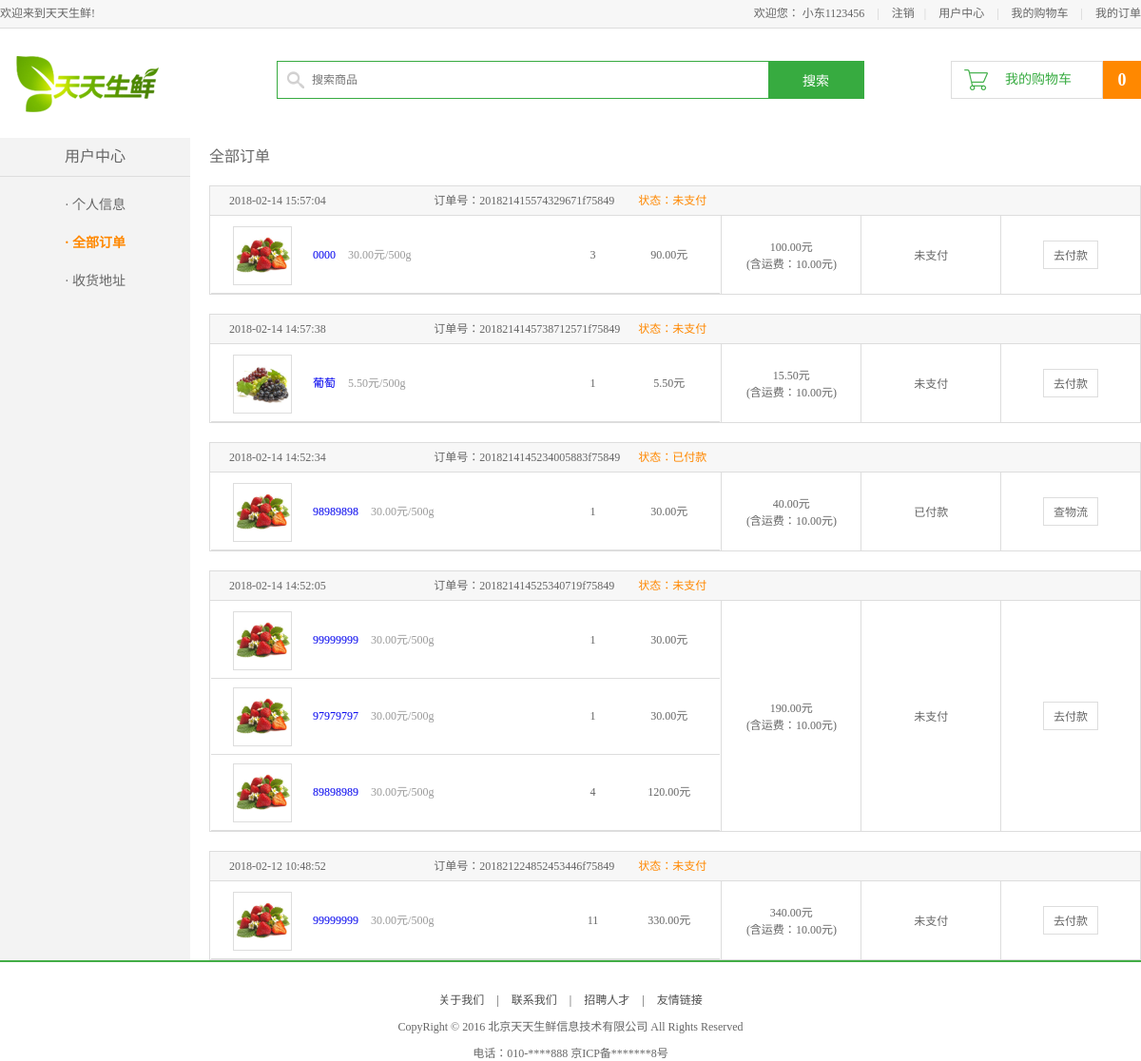
Page /user/order/ (signed in) on the committed database.
### df_user/models.py (models this page shows, shortened)
class UserInfo(models.Model):
    uname = models.CharField(max_length=20, unique=True)
    _upwd = models.CharField(max_length=40)
    nikename = models.CharField(max_length=20, default='')
    uemail = models.EmailField(default='', unique=True)
    uphone = models.CharField(max_length=11, default='')
    verify_p = models.BooleanField(default=False)
    verify_e = models.BooleanField(default=False)
    default_addr = models.OneToOneField("AddressInfo", related_name='_user', null=True)
    @property
    def upwd(self):
        return self._upwd

### df_order/models.py (models this page shows, shortened)
class Order(models.Model):
    order_id = models.CharField(max_length=30, primary_key=True)
    user = models.ForeignKey("df_user.UserInfo")
    count = models.IntegerField()
    total = models.DecimalField(max_digits=5, decimal_places=2,verbose_name='实付')
    fare = models.DecimalField(max_digits=5, decimal_places=2, verbose_name='运费')
    area = models.ForeignKey('df_user.AreaInfo', null=True)
    address = models.CharField(max_length=256)
    phone = models.CharField(max_length=11)
    receiver = models.CharField(max_length=20)
    ctime = models.DateTimeField(auto_now_add=True)
    order_status_choices = (
        (0, '未支付'),
        (1, '已付款'),
        (2, '已发货'),
        (3, '已收货'),
        (4, '已完成'),
    )
    status = models.SmallIntegerField(choices=order_status_choices)
    isDelete = models.BooleanField(default=False)
    objects = BaseManager()
    old_objects = models.Manager()
    def __init__(self, *args, **kwargs):
        uid = kwargs['user'].id if 'user' in kwargs else kwargs.get('user_id')
        kwargs['order_id'] = self.gen_order_id(uid)
        super(Order, self).__init__(*args, **kwargs)
    def gen_order_id(self, uid):
        m = hashlib.md5()
        m.update(str(uid).encode())
        ustr = m.hexdigest()[-7:-1]
        d = datetime.datetime.now()
        timestr = '%s%s%s%s%s%s%s' % (d.year, d.month, d.day, d.hour, d.minute, d.second, str(d.microsecond).rjust(6, '0'))
        return ''.join([timestr, ustr])
    class Meta:
        ordering = ['-ctime']

class OrderDetail(models.Model):
    order = models.ForeignKey("Order")
    goods = models.ForeignKey("df_goods.GoodsInfo")
    count = models.IntegerField()
    price = models.DecimalField(max_digits=5, decimal_places=2)
    unit = models.CharField(max_length=20)
    isDelete = models.BooleanField(default=False)
    objects = BaseManager()
    old_objects = models.Manager()
    @property
    def total(self):
        return self.price*self.count

### df_goods/models.py (models this page shows, shortened)
class GoodsInfo(models.Model):
    gtitle = models.CharField(max_length=20)
    gpic = models.ImageField(upload_to='df_goods')
    gprice = models.DecimalField(max_digits=5, decimal_places=2)
    gunit = models.CharField(max_length=20, default='500g')
    gclick = models.IntegerField(default=0)
    gsummary = models.CharField(max_length=256)
    gstorage = models.IntegerField()
    gwarning = models.IntegerField(default=50)
    gcontent = HTMLField()
    gbig_pic = models.ImageField(upload_to='df_goods')
    up_time = models.DateField(auto_now_add=True)
    isDelete = models.BooleanField(default=False)
    gtype = models.ForeignKey("TypeInfo")
    gtags = models.ManyToManyField('TagInfo', blank=True)
    objects = BaseManager()
    old_objects = models.Manager()
    class Meta:
        ordering = ['-id']

### df_user/decorators.py (the view)
    def wrapper(request, *args, **kwargs):
        user_id = request.session.get('user_id')
        if user_id:
            user_obj = models.UserInfo.objects.get(pk=user_id)
            request.df_user = user_obj
            return func(request, *args, **kwargs)
        else:
            next_url = request.get_full_path()
            print('in de next_url:', next_url)
            url = '?'.join([resolve_url('login'), 'next_url=%s' % urlsafe_base64_encode(next_url.encode()).decode()])
            print('in de url:', url)
            return redirect(url)

### base_manager.py (called while the page is built)
    def get_queryset(self):
        return super(BaseManager, self).get_queryset().filter(isDelete=False)

### df_user/templatetags/order_page_handler.py (called while the page is built, shortened)
@register.simple_tag
def order_page_handler(page_obj):
    page_count = page_obj.paginator.num_pages
    page_num = 10
    current_page = page_obj.number
    return ''

### df_user/views.py (called while the page is built)
@require_login
def order(request):
    pid = request.GET.get('p', 1)
    pid = int(pid)
    orders = Order.objects.filter(user=request.df_user)
    p = Paginator(orders, 5)
    if pid > p.num_pages or pid < 1:
        pid = 1
    page = p.page(pid)
    if pid == p.num_pages:
        page.next = 0
    else:
        page.next = page.next_page_number()
    if pid == 1:
        page.prev = 0
    else:
        page.prev = page.previous_page_number()
    context = {
        'user': request.df_user,
        'page': page,
    }
    return render(request, 'df_user/user_center_order.html', context)

### templates/df_user/user_center_order.html (shortened to what this page needs)
{% extends 'df_user/base_user.html' %}
{% load order_page_handler %}
{% block right_content %}
    <div class="right_content clearfix">
        <h3 class="common_title2">全部订单</h3>
        {% if page.paginator.count == 0 %}
            <div style="text-align: center">您还没有订单！ <a href="{% url 'index' %}">去主页</a></div>
        {% else %}
            {% for order in page.object_list %}
                <ul class="order_list_th w978 clearfix">
                    <li class="col01">{{ order.ctime|date:"Y-m-d H:i:s" }}</li>
                    <li class="col02">订单号：{{ order.order_id }}</li>
                    <li class="col02 stress">状态：{{ order.get_status_display }}</li>
                </ul>
                <table class="order_list_table w980">
                    <tbody>
                    <tr>
                        <td width="55%">
                            {% for detail in order.orderdetail_set.all %}
                                <ul class="order_goods_list clearfix">
                                    <li class="col01"><a href="{% url 'detail' detail.id %}"><img src="/static/{{ detail.goods.gpic }}"></a></li>
                                    <li class="col02"><a href="{% url 'detail' detail.id %}">{{ detail.goods.gtitle }}</a>
                                        <em>{{ detail.price }}元/{{ detail.unit }}</em></li>
                                    <li class="col03">{{ detail.count }}</li>
                                    <li class="col04">{{ detail.total }}元</li>
                                </ul>
                            {% endfor %}
                        </td>
                        <td width="15%">
                            {{ order.total }}元
                            <br>
                            (含运费：{{ order.fare }}元)
                        </td>
                        <td width="15%">{{ order.get_status_display }}</td>
                        <td width="15%"><a href="#" class="oper_btn">
                            {% if order.status == 0 %}
                                去付款
                            {% else %}
                                查物流
                            {% endif %}
                        </a></td>
                    </tr>
                    </tbody>
                </table>
            {% endfor %}
        {% endif %}
    </div>
{% endblock %}

### templates/base_top.html
{% extends 'base.html' %}
{% load static %}
{% block top %}
    {% if page_name == 'site' %}
        <div class="header_con">
            <div class="header">
                <div class="welcome fl">欢迎来到天天生鲜!</div>
                <div class="fr">
                    {% if user %}
                        <div class="login_info fl login_btn">
                            欢迎您：<em>
                                {% if user.nikename %}
                                    <a href="{% url 'info' %}">{{ user.nikename }}</a>
                                {% else %}
                                    <a href="{% url 'info' %}">{{ user.uname }}</a>
                                {% endif %}
                            </em>
                            <span>|</span>
                            <a href="{% url 'logout' %}">注销</a>
                        </div>
                    {% else %}
                        <div class="login_btn fl">
                            <a href="{% url 'login' %}">登录</a>
                            <span>|</span>
                            <a href="{% url 'register' %}">注册</a>
                        </div>
                    {% endif %}
                    <div class="user_link fl">
                        <span>|</span>
                        <a href="{% url 'info' %}">用户中心</a>
                        <span>|</span>
                        <a href="{% url 'cart' %}">我的购物车</a>
                        <span>|</span>
                        <a href="{% url 'order' %}">我的订单</a>
                    </div>
                </div>
            </div>
        </div>
        <div class="search_bar clearfix">
            <a href="{% url 'index' %}" class="logo fl"><img src="{% static 'images/logo.png' %}"></a>
            <div class="sub_page_name fl">|&nbsp;&nbsp;&nbsp;&nbsp;用户中心</div>
            <div class="search_con fr">
                 <form method='get' action="/search/" target="_blank">
                    <input type="text" class="input_text fl" name="q" placeholder="搜索商品">
                    <input type="submit" class="input_btn fr" name="" value="搜索">
                </form>
            </div>
        </div>
    {% else %}
        <div class="header_con">
            <div class="header">
                <div class="welcome fl">欢迎来到天天生鲜!</div>
                <div class="fr">
                   {% if user %}
                        <div class="login_info fl login_btn">
                            欢迎您：<em>
                                {% if user.nikename %}
                                    <a href="{% url 'info' %}">{{ user.nikename }}</a>
                                {% else %}
                                    <a href="{% url 'info' %}">{{ user.uname }}</a>
                                {% endif %}
                            </em>
                            <span>|</span>
                            <a href="{% url 'logout' %}">注销</a>
                        </div>
                    {% else %}
                    <div class="login_btn fl">
                        <a href="{% url 'login' %}">登录</a>
                        <span>|</span>
                        <a href="{% url 'register' %}">注册</a>
                    </div>
                    {% endif %}
                    <div class="user_link fl">
                        <span>|</span>
                        <a href="{% url 'info' %}">用户中心</a>
                        <span>|</span>
                        <a href="{% url 'cart' %}">我的购物车</a>
                        <span>|</span>
                        <a href="{% url 'order' %}">我的订单</a>
                    </div>
                </div>
            </div>
        </div>
        <div class="search_bar clearfix">
            <a href="{% url 'index' %}" class="logo fl"><img src="{% static 'images/logo.png' %}"></a>
            <div class="search_con fl">
                <form method='get' action="/search/" target="_blank">
                    <input type="text" class="input_text fl" name="q" placeholder="搜索商品">
                    <input type="submit" class="input_btn fr" name="" value="搜索">
                </form>
            </div>
            <div class="guest_cart fr">
                <a href="{% url 'cart' %}" class="cart_name fl">我的购物车</a>
                <div class="goods_count fl" id="show_count">{{ cart_count|default:'0' }}</div>
            </div>
        </div>
    {% endif %}
{% endblock %}

### static/css/main.css (style rules this page uses)
body { font-family:'Microsoft Yahei';font-size:12px;color:#666; }
html,body { height:100% }
.header_con { background-color:#f7f7f7; height:29px; border-bottom:1px solid #dddddd }
.header { width:1200px; height:29px; margin:0 auto; }
.welcome,.login_info,.login_btn,.user_link { line-height:29px; }
.login_info em { color:#ff8800 }
.login_btn a,.user_link a { color:#666; }
.login_btn span,.user_link span { color:#cecece; margin:0 10px; }
.search_bar { width:1200px;height:115px;margin:0 auto; }
.logo { width:150px;height:59px;margin:29px 0 0 17px; }
.search_con { width:616px;height:38px;border:1px solid #37ab40;margin:34px 0 0 124px;background:url(../images/icons.png) 10px -338px no-repeat; }
.search_con .input_text { width:470px;height:34px;border:0px;margin:2px 0 0 36px;outline:none;font-size:12px;color:#737272;font-family:'Microsoft Yahei' }
.search_con .input_btn { width:100px;height:38px;background-color:#37ab40;border:0px;font-size:14px;color:#fff;font-family:'Microsoft Yahei';outline:none;cursor:pointer; }
.guest_cart { width:200px;height:40px;margin-top:34px; }
.guest_cart .cart_name { width:158px;height:38px;line-height:38px;border:1px solid #dddddd;display:block;background:url(../images/icons.png) 13px -300px no-repeat;font-size:14px;color:#37ab40;text-indent:56px; }
.guest_cart .goods_count { width:40px;height:40px;text-align:center;line-height:40px;font-size:18px; font-weight:bold;color:#fff;background-color:#ff8800; }
.order_list_th { width:1198px;border:1px solid #ddd;background-color:#f7f7f7;margin:20px auto 0; }
.order_list_th li { float:left;height:30px;line-height:30px }
.order_list_th .col01 { width:22%;margin-left:20px }
.order_list_th .col02 { width:22% }
.order_list_table { width:1200px; border-collapse:collapse; border-spacing:0px; border:1px solid #ddd; margin:-1px auto 0; }
.order_list_table td { border:1px solid #ddd; text-align:center; }
.order_goods_list { border-bottom:1px solid #ddd;margin-bottom:-2px; }
.order_goods_list li { float:left; height:80px;line-height:80px; }
.order_goods_list .col01 { width:20% }
.order_goods_list .col01 img { width:60px;height:60px;border:1px solid #ddd;margin:10px auto; }
.order_goods_list .col02 { width:50%;text-align:left; }
.order_goods_list .col02 em { color:#999;margin-left:10px }
.order_goods_list .col03 { width:10% }
.order_goods_list .col04 { width:20% }
.oper_btn { display:inline-block;border:1px solid #ddd;color:#666;padding:5px 10px }
.right_content { width:980px; float:right; min-height:500px; }
.w980 { width:980px; }
.w978 { width:978px; }
.common_title2 { height:20px;line-height:20px;font-size:16px;margin:10px 0; }
.stress { color:#ff8800; }

### rows in the picture
UserInfo: nikename "小东1123456"
Order: ctime "2018-02-14 15:57:04", order_id "201821415574329671f75849", status "未支付", total "100.00", fare "10.00", shows "去付款"
OrderDetail: goods.gpic (picture), goods.gtitle "0000", price "30.00", unit "500g", count "3", total "90.00"
Order: ctime "2018-02-14 14:57:38", order_id "2018214145738712571f75849", status "未支付", total "15.50", fare "10.00", shows "去付款"
OrderDetail: goods.gpic (picture), goods.gtitle "葡萄", price "5.50", unit "500g", count "1", total "5.50"
Order: ctime "2018-02-14 14:52:34", order_id "2018214145234005883f75849", status "已付款", total "40.00", fare "10.00", shows "查物流"
OrderDetail: goods.gpic (picture), goods.gtitle "98989898", price "30.00", unit "500g", count "1", total "30.00"
Order: ctime "2018-02-14 14:52:05", order_id "201821414525340719f75849", status "未支付", total "190.00", fare "10.00", shows "去付款"
OrderDetail: goods.gpic (picture), goods.gtitle "99999999", price "30.00", unit "500g", count "1", total "30.00"
OrderDetail: goods.gpic (picture), goods.gtitle "97979797", price "30.00", unit "500g", count "1", total "30.00"
OrderDetail: goods.gpic (picture), goods.gtitle "89898989", price "30.00", unit "500g", count "4", total "120.00"
Order: ctime "2018-02-12 10:48:52", order_id "201821224852453446f75849", status "未支付", total "340.00", fare "10.00", shows "去付款"
OrderDetail: goods.gpic (picture), goods.gtitle "99999999", price "30.00", unit "500g", count "11", total "330.00"

### other values in the picture
{{ cart_count|default:'0' }} "0"
